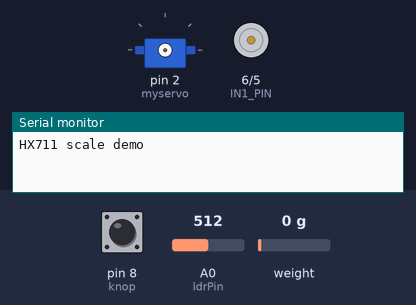
This sketch was run on a simulated Arduino Uno, built with avr-gcc and run on an emulated ATmega328P. On the bench: servo, motor-driver pin pairs drawn as motors (green arrow = first pin HIGH = forward, orange = second pin HIGH = backward, longer = more drive, scaled by the enable pin), the last lines printed to the serial monitor. The test bench sets the inputs (shaded band); at power-on: A0 (ldrPin) = 512, pin 8 (knop) HIGH, weight on the scale 0 g.

Above: at 0.1 s.
At 5.6 s:
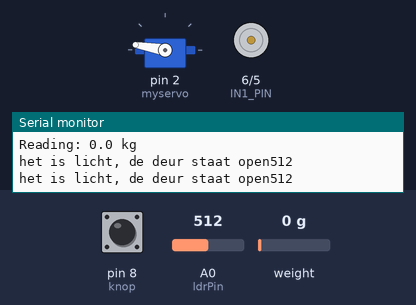
5.7 s: A0 (ldrPin) set to 264
7.2 s: A0 (ldrPin) set to 240
At 9.3 s:
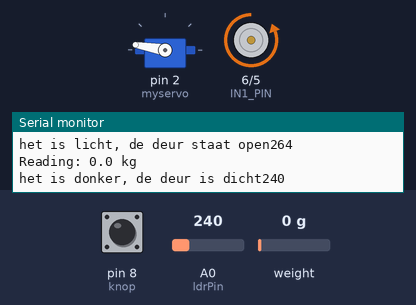
Timing chart, 0 to 31.8 s (numbered marks = the images above; inputs shaded):
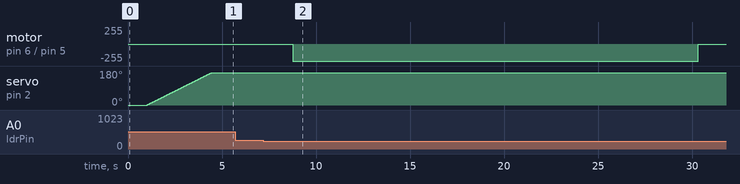

The sketch:

main.ino
```cpp
#include <ezButton.h>
#include <Servo.h>

const int ldrPin = A0;
float gewicht;
boolean potWasOpen = false;
boolean donker;
boolean wasDonker;
boolean deurIsDicht;
ezButton knop(8);
Servo myservo;

int pos = 0;


void setup() {
  Serial.begin(9600);
  pinMode(ldrPin, INPUT);
  knop.setDebounceTime(50);
  setupLoadcell();
  setupMotor();
  myservo.attach(2);
  donker = meetLicht();
  wasDonker = donker;
  potDicht();
}

void loop() {

  gewicht = weegKip();

  if (gewicht > 1 && !potWasOpen) {
    potOpen();
    potWasOpen = true;
  } else if (gewicht < 1 && potWasOpen)
  {
    potDicht();
    potWasOpen = false;
  }
  donker = meetLicht();
  if (donker && !wasDonker && !deurIsDicht) {
    deurDicht();
    deurIsDicht = true;
  }
  if (!donker && wasDonker && deurIsDicht) {
    deurOpen();
    deurIsDicht = false;
  }
  wasDonker = meetLicht();
  knop.loop();
  if (knop.isReleased() == 1) {
    Serial.println("knop");
    if (deurIsDicht) {
      deurOpen();
      deurIsDicht = false;
    } else if (!deurIsDicht) {
      deurDicht();
      deurIsDicht = true;
    }
  }
  delay(200);
}
```

ldr.ino
```cpp
boolean meetLicht() {
  int ldrStatus = analogRead(ldrPin);

  if (ldrStatus <= 250) {
    Serial.print("het is donker, de deur is dicht");
    Serial.println(ldrStatus);
    return true;
  }
  else {
    Serial.print("het is licht, de deur staat open");
    Serial.println(ldrStatus);
    return false;
  }
}
```

loadcell.ino
```cpp
#include "HX711.h"

#define calibration_factor 490000
#define LOADCELL_DOUT_PIN  4
#define LOADCELL_SCK_PIN  3

HX711 scale;

void setupLoadcell() {

  Serial.println("HX711 scale demo");

  scale.begin(LOADCELL_DOUT_PIN, LOADCELL_SCK_PIN);
  scale.set_scale(calibration_factor);
  scale.tare(); //Assuming there is no weight on the scale at start up, reset the scale to 0

  Serial.println("Readings:");
}

float weegKip() {
  float gewicht = scale.get_units();
  Serial.print("Reading: ");
  Serial.print(gewicht, 1);
  Serial.print(" kg");
  Serial.println();
  return gewicht;
}
```

motor.ino
```cpp
// constants won't change
const int ENA_PIN = 7; // the Arduino pin connected to the EN1 pin L298N
const int IN1_PIN = 6; // the Arduino pin connected to the IN1 pin L298N
const int IN2_PIN = 5; // the Arduino pin connected to the IN2 pin L298N

// the setup function runs once when you press reset or power the board
void setupMotor() {
  // initialize digital pins as outputs.
  pinMode(ENA_PIN, OUTPUT);
  pinMode(IN1_PIN, OUTPUT);
  pinMode(IN2_PIN, OUTPUT);
}

void deurOpen() {
  digitalWrite(IN1_PIN, HIGH);
  digitalWrite(IN2_PIN, LOW);

  for (int speed = 0; speed <= 255; speed++) {
    analogWrite(ENA_PIN, speed);
    delay(10);
  }

  delay(23000);
  for (int speed = 255; speed >= 0; speed--) {
    analogWrite(ENA_PIN, speed);
    delay(10);
  }
}
void deurDicht() {
  // change direction
  digitalWrite(IN1_PIN, LOW);
  digitalWrite(IN2_PIN, HIGH);

  for (int speed = 0; speed <= 255; speed++) {
    analogWrite(ENA_PIN, speed);
    delay(10);
  }

  delay(19000);

  for (int speed = 255; speed >= 0; speed--) {
    analogWrite(ENA_PIN, speed);
    delay(10);
  }

  delay(1000);
}
```

servo.ino
```cpp
void potDicht() {
  for (pos = 0; pos <= 170; pos += 1) {
    myservo.write(pos);              // tell servo to go to position in variable 'pos'
    delay(20);
  }
}
void potOpen() {
  for (pos = 170; pos >= 0; pos -= 1) {
    myservo.write(pos);              // tell servo to go to position in variable 'pos'
    delay(20);
  }
}
```

Measured:
- the behaviour switches between 251 and 250 on A0 (ldrPin) (found by bisection; images 1 and 2)
- after the input at 7.2 s, motor on pin 6 (IN1_PIN) / pin 5 (IN2_PIN): stopped → backward 255/255 after 1.6 s, → stopped 21.6 s later
